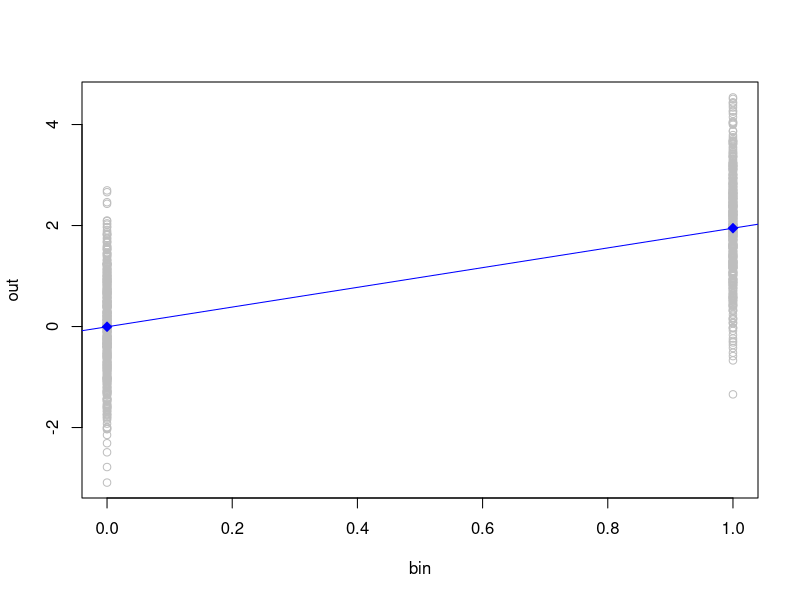
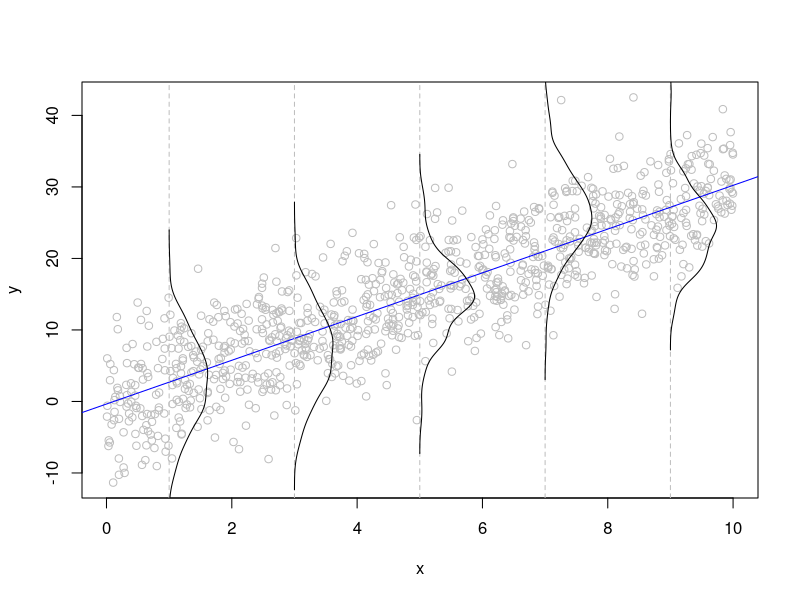

Source code (R) for these figures, in order:
#' # Bivariate Regression #
#'
#' ## Regression on a binary covariate ##
#' The easiest way to understand bivariate regression is to view it as equivalent to a two-sample t-test.
#' Imagine we have a binary variable (like male/female or treatment/control):
bin <- rbinom(1000,1,.5)
#' Then we have an outcome that is influenced by that group:
out <- 2*bin + rnorm(1000)
#' We can use `by` to calculate the treatment group means:
by(out, bin, mean)
#' This translates to a difference of:
diff(by(out, bin, mean))
#' A two-sample t-test shows us whether there is a significant difference between the two groups:
t.test(out~bin)
#' If we run a linear regression, we find that the mean-difference is the same as the regression slope:
lm(out~bin)
#' And t-statistic (and its significance) for the regression slope matches that from the t.test:
summary(lm(out~bin))$coef[2,]
#' It becomes quite easy to see this visually in a plot of the regression:
plot(out~bin, col='gray')
points(0:1,by(out,bin,mean),col='blue',bg='blue',pch=23)
abline(coef(lm(out~bin)), col='blue')


#' ## Regression on a continuous covariate ##
#'
x <- runif(1000,0,10)
y <- 3*x + rnorm(1000,0,5)

x1 <- ifelse(x<2,1,ifelse(x >=2 & x<4,2,ifelse(x >=4 & x<6,3,ifelse(x >=6 & x<8,4,ifelse(x >=8 & x<10,5,NA)))))
d1 <- density(y[x1==1])
d2 <- density(y[x1==2])
d3 <- density(y[x1==3])
d4 <- density(y[x1==4])
d5 <- density(y[x1==5])

plot(x,y, col='gray')
abline(coef(lm(y~x)), col='blue')
abline(v=c(1,3,5,7,9), col='gray', lty=2)
points(1+d1$y*10, d1$x, type='l', col='black')
points(3+d1$y*10, d2$x, type='l', col='black')
points(5+d2$y*10, d3$x, type='l', col='black')
points(7+d3$y*10, d4$x, type='l', col='black')
points(9+d4$y*10, d5$x, type='l', col='black')



#' ## Regression on a discrete covariate ##
#' as factor



#' ##Variable transformations ##
